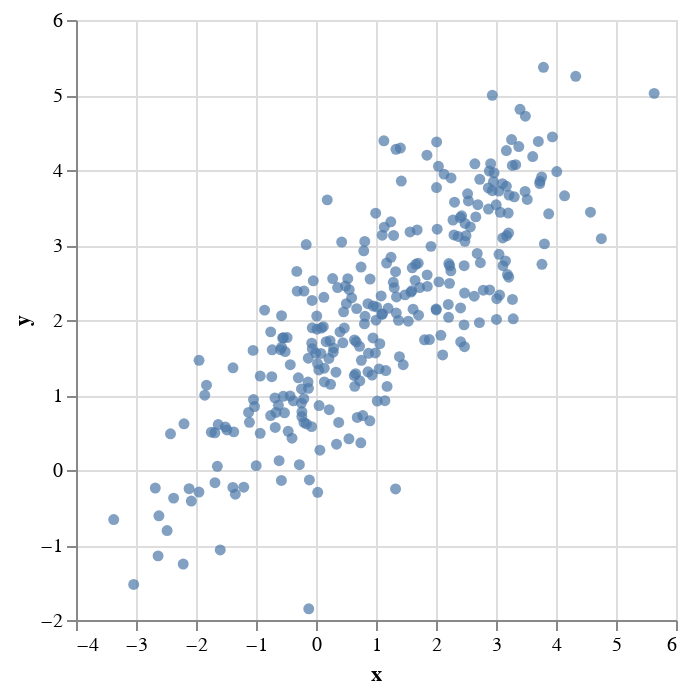

Notebook cell for this chart:
### Code cell
μ = [1.0,2.0]
Σ = [3.0 2.0;
     2.0 2.0]
d = Distributions.MultivariateNormal(μ,Σ)
samples = rand(d,300)';
data = DataTables.DataTable(x=samples[:,1],y=samples[:,2])
p = QuickVega.scatterplot(samples)

### Figure 1 — Vega-Lite specification as saved in the notebook (floating-point values rounded to 4 significant figures; data arrays with more than 128 entries replaced by an {"elided": "..."} marker saying what was removed)
{"data": {"values": {"elided": "300 records"}}, "encoding": {"x": {"field": "x", "type": "quantitative"}, "y": {"field": "y", "type": "quantitative"}}, "mark": "circle"}
